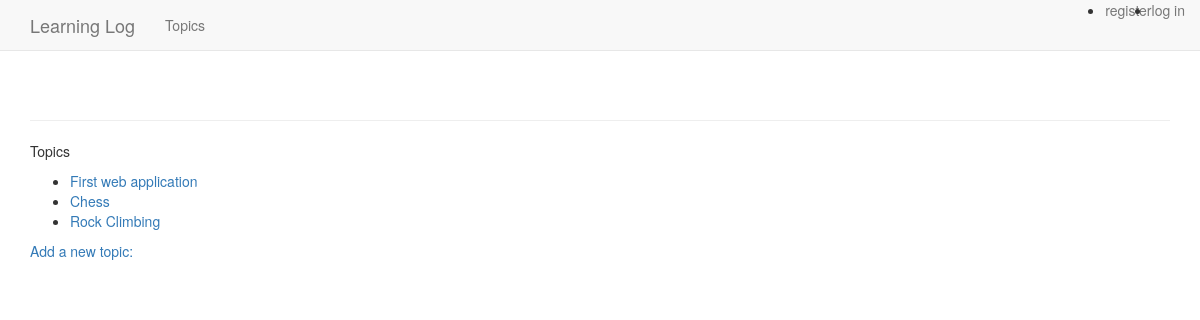
Before: /topics/ with the older database file.
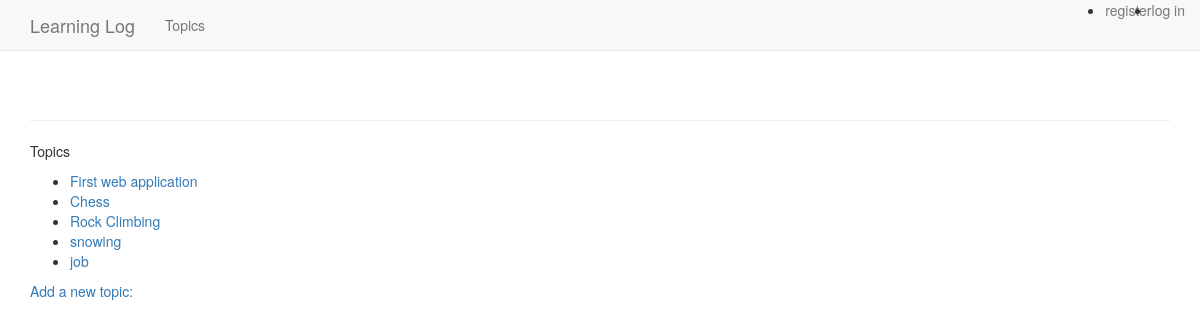
After: the same page with the newer database file.
### learning_logs/models.py (models this page shows)
class Topic(models.Model):
	text = models.CharField(max_length=200)
	date_added = models.DateTimeField(auto_now_add=True)
	def __str__(self):
		return self.text

### learning_logs/views.py (the view)
# urls.py: path('topics/', views.topics, name = 'topics'),
def topics(request):
	topics = Topic.objects.order_by('date_added')
	context = {'topics':topics}
	return render(request, 'learning_logs/topics.html', context)

### learning_logs/templates/learning_logs/topics.html
{% extends "learning_logs/base.html" %}
{% block content %}
	<p>Topics</p>
	<ul>
		{% for topic in topics %}
			<li>
			<a href="{% url 'learning_logs:topic' topic.id %}" > {{ topic }}</a>
		    </li>
		{% empty %}
			<li>No topics have been added yet.</li>
		{% endfor %}
	</ul>
	<a href="{% url 'learning_logs:new_topic' %}">Add a new topic:</a>
{% endblock content %}

### learning_logs/templates/learning_logs/base.html (shortened to what this page needs)
 {% load bootstrap3 %}
 <!DOCTYPE html>
 <html lang = "en">
 	<head>
 		{% bootstrap_css %}
 	</head>
    <body>
  <nav class="navbar navbar-default navbar-static-top">
  	<div class = "container">
  		<div class = "navbar-header"
          <button type="button" class="navbar-toggle collapsed" data-toggle="collapse" data-target="#navbar"
  		   aria-expanded = "false" aria-controls="navbar">
    <a class="navbar-brand" href="{% url 'learning_logs:index'%}">
        Learning Log</a>
     </div>
    <div class="navbar-collapse collapse" id="navbar">
      <ul class="nav navbar-nav">
         <li><a  href="{% url 'learning_logs:topics'%}">Topics</a></li>
      </ul>
      <ul class="navbar-nav navbar-right">
        {% if user.is_authenticated %}
          <li><a> Hello,{{ user.username }}.</a></li>
          <li><a href="{% url 'users:logout' %}">log out</a></li>
        {% else %}
          <li><a href="{% url 'users:register' %}">register</a></li>
          <li><a href="{% url 'users:login' %}">log in</a></li>
        {% endif %}
      </ul>
    </div>
</div>
  </nav>
  <div class = "container">
  	<div class = "page-header">
  	</div>
  	<div>
  		{% block content %}{% endblock content %}
  	</div>
  </div>
  </body>
  </html>

Changed rows visible on the page:
added Topic: text "snowing"
added Topic: text "job"
